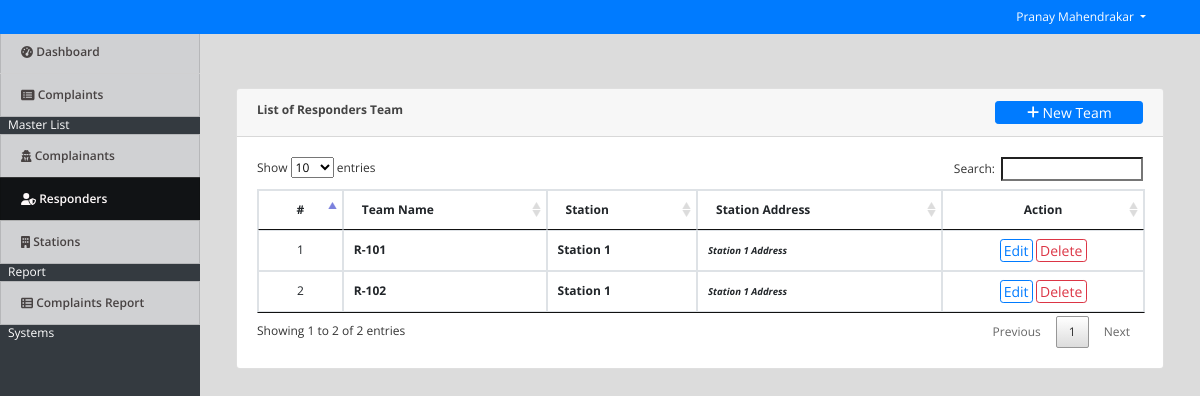
The app's page /admin/index.php?page=responders (signed in) with its own data.
### tables this page shows
CREATE TABLE `responders_team` (
  `id` int(30) NOT NULL,
  `station_id` int(30) NOT NULL,
  `name` varchar(200) NOT NULL,
  `availability` tinyint(4) NOT NULL DEFAULT 1
);

CREATE TABLE `stations` (
  `id` int(30) NOT NULL,
  `name` varchar(200) NOT NULL,
  `address` text NOT NULL,
  `date_created` datetime NOT NULL DEFAULT current_timestamp()
);

### admin/responders.php (the view, shortened to what this page needs)
<?php include('db_connect.php');?>
<div class="container-fluid">
	<div class="col-lg-12">
		<div class="row">
			<div class="col-md-12">
				<div class="card">
					<div class="card-header">
						<b>List of Responders Team</b>
						<span class="float:right"><a class="btn btn-primary btn-block btn-sm col-sm-2 float-right" href="javascript:void(0)" id="new_responder">
					<i class="fa fa-plus"></i> New Team
				</a></span>
					</div>
					<div class="card-body">
						<table class="table table-condensed table-bordered table-hover">
							<thead>
								<tr>
									<th class="text-center">#</th>
									<th class="">Team Name</th>
									<th class="">Station</th>
									<th class="">Station Address</th>
									<th class="text-center">Action</th>
								</tr>
							</thead>
							<tbody>
								<?php
								$i = 1;
								$responder = $conn->query("SELECT rt.*,s.name as sname,s.address FROM responders_team rt inner join stations s on s.id = rt.station_id order by rt.name asc ");
								while($row=$responder->fetch_assoc()):
								?>
								<tr>
									<td class="text-center"><?php echo $i++ ?></td>
									<td>
										<p> <b><?php echo ucwords($row['name']) ?></b></p>
									</td>
									<td>
										<p> <b><?php echo ucwords($row['sname']) ?></b></p>
									</td>
									<td class="">
										 <p><small><i><b><?php echo $row['address'] ?></i></small></p>
									</td>
									<td class="text-center">
										<button class="btn btn-sm btn-outline-primary edit_responder" type="button" data-id="<?php echo $row['id'] ?>" >Edit</button>
										<button class="btn btn-sm btn-outline-danger delete_responder" type="button" data-id="<?php echo $row['id'] ?>">Delete</button>
									</td>
								</tr>
								<?php endwhile; ?>
							</tbody>
						</table>
					</div>
				</div>
			</div>
		</div>
	</div>
</div>

### admin/index.php (shortened to what this page needs)
<!DOCTYPE html>
<html lang="en">
<head>
<?php
 include('./header.php');
 ?>
</head>
<body>
	<?php include 'topbar.php' ?>
	<?php include 'navbar.php' ?>
  <main id="view-panel" >
      <?php $page = isset($_GET['page']) ? $_GET['page'] :'home'; ?>
  	<?php include $page.'.php' ?>
  </main>
</body>
</html>

### admin/header.php (shortened to what this page needs)
  <link rel="stylesheet" href="assets/font-awesome/css/all.min.css">
<link href="assets/vendor/bootstrap/css/bootstrap.min.css" rel="stylesheet">
<link href="assets/vendor/icofont/icofont.min.css" rel="stylesheet">
<link href="assets/vendor/boxicons/css/boxicons.min.css" rel="stylesheet">
<link href="assets/vendor/venobox/venobox.css" rel="stylesheet">
<link href="assets/vendor/animate.css/animate.min.css" rel="stylesheet">
<link href="assets/vendor/remixicon/remixicon.css" rel="stylesheet">
<link href="assets/vendor/owl.carousel/assets/owl.carousel.min.css" rel="stylesheet">
<link href="assets/vendor/bootstrap-datepicker/css/bootstrap-datepicker.min.css" rel="stylesheet">
<link href="assets/DataTables/datatables.min.css" rel="stylesheet">
<link href="assets/css/jquery.datetimepicker.min.css" rel="stylesheet">
<link href="assets/css/select2.min.css" rel="stylesheet">
<link href="assets/css/style.css" rel="stylesheet">
<link type="text/css" rel="stylesheet" href="assets/css/jquery-te-1.4.0.css">

### admin/topbar.php (shortened to what this page needs)
<nav class="navbar navbar-light fixed-top bg-primary" style="padding:0">
  <div class="container-fluid mt-2 mb-2">
  	<div class="col-lg-12">
	  	<div class="float-right">
        <div class=" dropdown mr-4">
            <a href="#" class="text-white dropdown-toggle"  id="account_settings" data-toggle="dropdown" aria-haspopup="true" aria-expanded="false"><?php echo $_SESSION['login_name'] ?> </a>
        </div>
      </div>
  </div>
</nav>

### admin/navbar.php (shortened to what this page needs)
<nav id="sidebar" class='mx-lt-5 bg-dark' >
		<div class="sidebar-list">
				<a href="index.php?page=home" class="nav-item nav-home"><span class='icon-field'><i class="fa fa-tachometer-alt "></i></span> Dashboard</a>
				<a href="index.php?page=complaints" class="nav-item nav-complaints"><span class='icon-field'><i class="fa fa-list-alt "></i></span> Complaints</a>
				<div class="mx-2 text-white">Master List</div>
				<a href="index.php?page=complainants" class="nav-item nav-complainants"><span class='icon-field'><i class="fa fa-user-secret "></i></span> Complainants</a>
				<a href="index.php?page=responders" class="nav-item nav-responders"><span class='icon-field'><i class="fa fa-user-shield "></i></span> Responders</a>
				<a href="index.php?page=stations" class="nav-item nav-stations"><span class='icon-field'><i class="fa fa-building "></i></span> Stations</a>
				<div class="mx-2 text-white">Report</div>
				<a href="index.php?page=complaints_report" class="nav-item nav-complaints_report"><span class='icon-field'><i class="fa fa-th-list"></i></span> Complaints Report</a>
				<div class="mx-2 text-white">Systems</div>
		</div>
</nav>

### admin/assets/css/style.css (style rules this page uses)
body { font-family: "Open Sans", sans-serif; color: #444444; width: 100%; height: calc(100%); font-size: 12px; }
a { color: #1977cc; }
nav#sidebar { height: calc(100%); position: fixed; z-index: 99; left: 0; width: 200px; font-size: 12px; top: 2.5em; }
a.nav-item { position: relative; display: block; padding: .75rem 1.25rem; margin-bottom: -1px; border: 1px solid rgba(0,0,0,.125); background-color: #ffffffc4; color: #484343; font-weight: 600; }
a.nav-item:hover, .nav-item.active { background-color: #000000ad; color: #fffafa; }
main#view-panel { margin-left: 200px; width:calc(100% - 200px); margin-top: 2.8em; padding: .5em }
.btn-sm { padding: .0001rem .2rem; }

### admin/index.php (style rules this page uses)
body { background: #80808045; }

### admin/responders.php (style rules this page uses)
td { vertical-align: middle !important; }
td p { margin: unset }

### records on screen
responders_team: name "R-101", station.name "Station 1", station.address "Station 1 Address"
responders_team: name "R-102", station.name "Station 1", station.address "Station 1 Address"

### other values on screen
$_SESSION['login_name'] "Pranay Mahendrakar"
